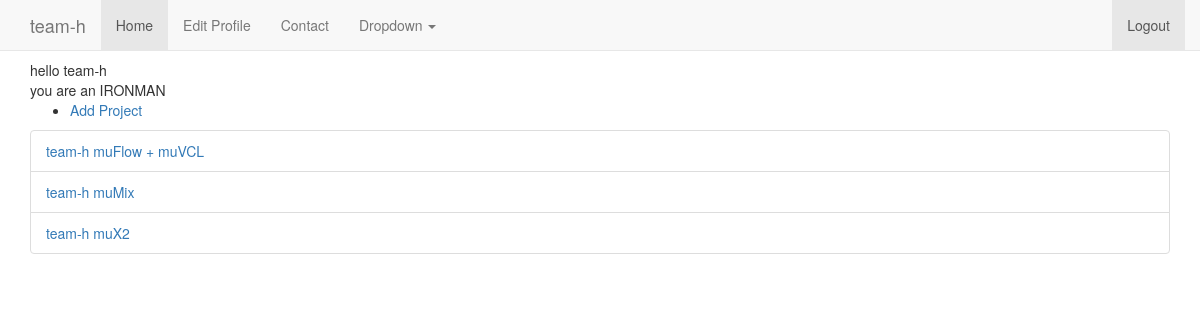
Page /account/ (signed in) on the committed database.
### accounts/models.py (models this page shows)
class Folder(models.Model):
    project = models.ForeignKey(Project)
    team = models.ForeignKey(User, limit_choices_to={'groups__name': 'ironmen'}, related_name='proj_team' )
    client = models.ForeignKey(User, limit_choices_to={'groups__name': 'Client'}, related_name='proj_client')
    mentor = models.CharField(default='', max_length=40)
    prob_stat = models.TextField()
    vertical = models.CharField(max_length=20)
    def __str__(self):
        return str(self.team) + " " + str(self.project)

class Project(models.Model):
    product_name = models.CharField(max_length=30)
    timeInWeeks  = models.IntegerField(default=0)
    def __str__(self):
        return self.product_name

### accounts/views.py (the view)
def home(request):
    try:
        if request.user.groups.all()[0].name == 'ironmen':
            projects = Folder.objects.filter(team=request.user)
            return render(request, 'accounts/home.html',
                          {'projects':projects})
        else:
            teams = Folder.objects.filter(client=request.user)
            return render(request, 'accounts/viewTeams.html', {'teams': teams})
    except:
        raise Http404()

### accounts/templates/accounts/home.html
{% extends 'base.html' %}
{% block body %}
     hello {{ user.username }}  <br>
    {% if user.groups.all.0.name ==  'Client' %}
        you are a client
        <ul>
            <li> <a href="/account/evaluate/"> Evaluate Teams</a></li>
            <li> <a href="/account/shared/"> Check what teams have shared</a></li>
        </ul>
    {% elif user.groups.all.0.name ==  'ironmen' %}
        you are an IRONMAN
        <ul>
           <li> <a href="/account/add_project/"> Add Project</a></li>
        </ul>
    {% endif %}
    <ul class="list-group">
        {% for project in projects %}
            <li class="list-group-item"><a href="/ironman/{{ project.project.id }}/ ">{{ project }}</a></li>
        {% endfor %}
    </ul>
{% endblock %}

### accounts/templates/base.html (shortened to what this page needs)
<head>
    <link rel="stylesheet"
          href="https://maxcdn.bootstrapcdn.com/bootstrap/3.3.7/css/bootstrap.min.css"
>
    <nav class="navbar navbar-default navbar-fixed-top">
      <div class="container">
        <div class="navbar-header">
          <a class="navbar-brand" href="#">{{ user }}</a>
        </div>
        <div id="navbar" class="navbar-collapse collapse">
          <ul class="nav navbar-nav">
            <li class="active"><a href="/account/">Home</a></li>
            <li><a href="/account/edit_userprofile/">Edit Profile</a></li>
            <li><a href="#contact">Contact</a></li>
            <li class="dropdown">
              <a href="#" class="dropdown-toggle" data-toggle="dropdown" role="button" aria-haspopup="true" aria-expanded="false">Dropdown <span class="caret"></span></a>
            </li>
          </ul>
          <ul class="nav navbar-nav navbar-right">
              {% if not user.is_authenticated %}
                  <li class="active"><a href="/account/register/">Register<span class="sr-only">(current)</span></a></li>
                  <li class="active"><a href="/account/login/">Login<span class="sr-only">(current)</span></a></li>
              {% else %}
                  <li class="active"><a href="/account/logout/">Logout<span class="sr-only">(current)</span></a></li>
              {% endif %}
          </ul>
        </div>
      </div>
    </nav>
    {% block head %}
        base head
     {% endblock %}
</head><!DOCTYPE html>
<html lang="en">
  <body>
  <br><br><br>
    <div class="container">
          {% block body %}{% endblock %}
    </div>
  </body>
</html>

### rows in the picture
Folder: team+project "team-h muFlow + muVCL"
Folder: team+project "team-h muMix"
Folder: team+project "team-h muX2"

### other values in the picture
{{ user }} "team-h"
{{ user.username }} "team-h"
